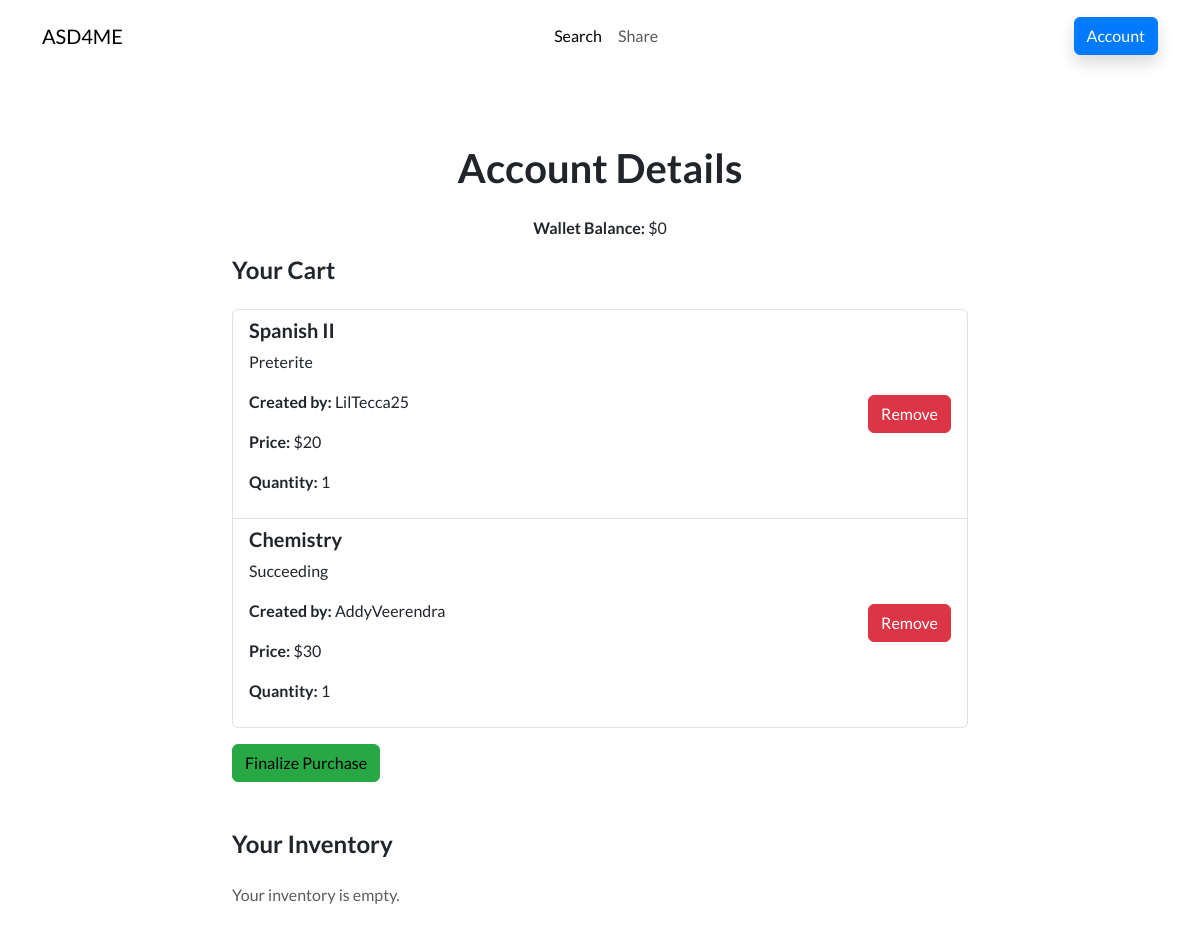
Before: /market/account (signed in) with the older database file.
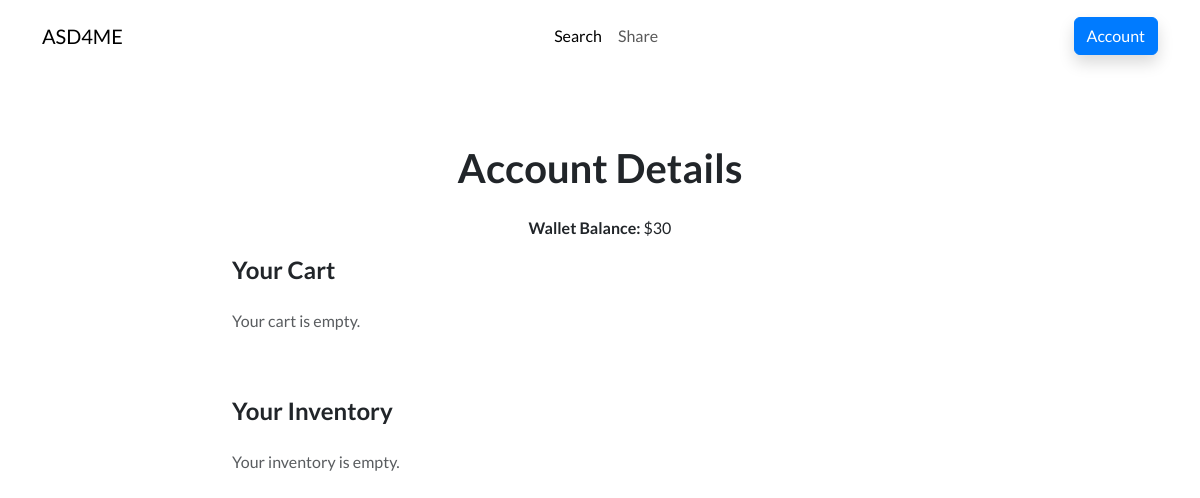
After: the same page with the newer database file.
### models.py (models this page shows)
class CartItem(db.Model):
    id = db.Column(db.Integer, primary_key=True)
    cart_id = db.Column(db.Integer, db.ForeignKey('cart.id'), nullable=False)
    study_guide_id = db.Column(db.Integer, db.ForeignKey('study_guide.id'), nullable=False)
    quantity = db.Column(db.Integer, nullable=False, default=1)
    study_guide = db.relationship('StudyGuide')

class StudyGuide(db.Model):
    id = db.Column(db.Integer, primary_key=True)
    Class = db.Column(db.String(20), nullable=False)
    UnitTopic = db.Column(db.String(20), nullable=False)
    Price = db.Column(db.Integer, nullable=False)
    Creator = db.Column(db.String(20), nullable=False)
    Link = db.Column(db.String(100), nullable=False)

### Market.py (the view, shortened to what this page needs)
@market_bp.route('/account', methods=['GET', 'POST'])
@login_required
def account_home():
    cart = current_user.cart
    cart_items = CartItem.query.filter_by(cart_id=cart.id).all() if cart else []
    form = FlaskForm()
    return render_template('account.html', wallet=current_user.wallet, cart_items=cart_items, form=form)

### ASD4ME.py (called while the page is built)
@login_manager.user_loader
def load_user(user_id):
    return User.query.get(int(user_id))

### templates/account.html (shortened to what the changed rows need)
<!DOCTYPE html>
<html lang="en">
<head>
    <link rel="stylesheet" href="/static/assets/bootstrap/css/bootstrap.min.css">
</head>
<body>
    <section class="py-5 mt-5">
        <div class="container py-5">
            <div class="row">
                <div class="col-md-8 col-xl-6 text-center mx-auto">
                    <h2 class="display-6 fw-bold mb-4">Account Details</h2>
                    <p><strong>Wallet Balance:</strong> ${{ wallet }}</p>
                </div>
            </div>
            <div class="row d-flex justify-content-center">
                <div class="col-md-8">
                    <h4 class="mb-4">Your Cart</h4>
                    {% if cart_items %}
                        <ul class="list-group">
                            {% for item in cart_items %}
                                <li class="list-group-item d-flex justify-content-between align-items-center">
                                    <div>
                                        <h5>{{ item.study_guide.Class }}</h5>
                                        <p>{{ item.study_guide.UnitTopic }}</p>
                                        <p><strong>Created by:</strong> {{ item.study_guide.Creator }}</p>
                                        <p><strong>Price:</strong> ${{ item.study_guide.Price }}</p>
                                        <p><strong>Quantity:</strong> {{ item.quantity }}</p>
                                    </div>
                                    <form action="{{ url_for('market_bp.account_home') }}" method="post">
                                        <button class="btn btn-danger" type="submit">Remove</button>
                                    </form>
                                </li>
                            {% endfor %}
                        </ul>
                        <form action="{{ url_for('market_bp.finalize_purchase') }}" method="post">
                            <button class="btn btn-success mt-3" type="submit">Finalize Purchase</button>
                        </form>
                    {% else %}
                        <p class="text-muted">Your cart is empty.</p>
                    {% endif %}
                </div>
            </div>
        </div>
    </section>
</body>
</html>

Changed rows visible on the page:
removed CartItem: study_guide.Class "Spanish II", study_guide.UnitTopic "Preterite", study_guide.Creator "LilTecca25", study_guide.Price "20", quantity "1"
removed CartItem: study_guide.Class "Chemistry", study_guide.UnitTopic "Succeeding", study_guide.Creator "AddyVeerendra", study_guide.Price "30", quantity "1"
Other visible differences:
{{ wallet }}: "0" → "30"
text no longer shown: "Finalize Purchase"
text now shown: "Your cart is empty."
